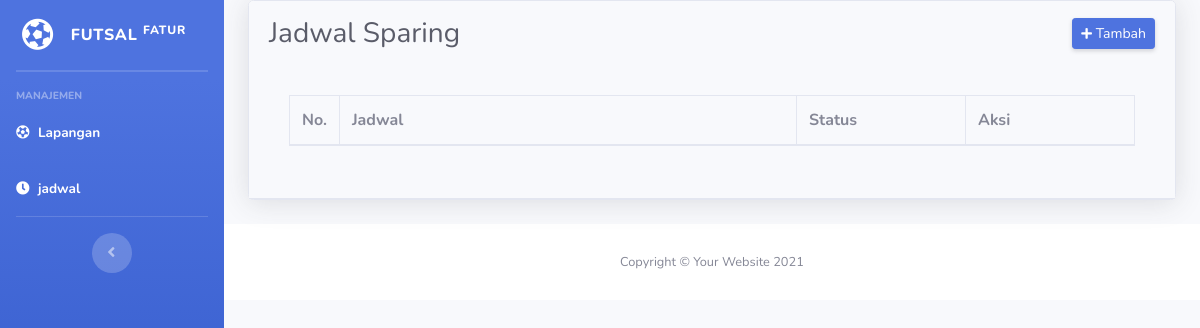
The page /index.php/admin/jadwal on the database as committed earlier.
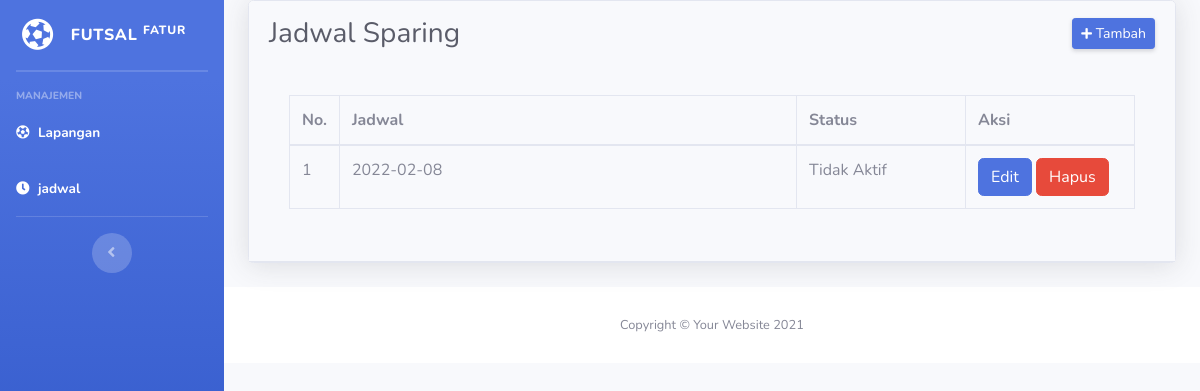
The same page on the database as committed later.
### tables this page shows
CREATE TABLE `tb_jadwal` (
  `id` int(11) NOT NULL,
  `jadwal` varchar(20) NOT NULL,
  `status` int(1) NOT NULL
);

### application/controllers/Admin.php (called while the page is built, shortened)
<?php
class Admin extends CI_Controller {
	public function jadwal(){
		$this->load->model('Model_jadwal');
		$data['jadwal'] = $this->Model_jadwal->lihat();
		$this->load->view('admin/head');
		$this->load->view('admin/sidebar');
		$this->load->view('admin/jadwal',$data);
		$this->load->view('admin/foot');
	}
}

### index.php (called while the page is built, shortened)
<?php
require_once BASEPATH.'core/CodeIgniter.php';

### application/models/Model_jadwal.php (called while the page is built, shortened)
<?php
class Model_jadwal extends CI_Model {
	function lihat(){
		return $this->db->query("SELECT * FROM tb_jadwal")->result();
	}
}

### application/views/admin/jadwal.php (the view, shortened to what this page needs)
<div class="card shadow mb-4">
	<div class="card-header py-3">
		<div class="d-sm-flex align-items-center justify-content-between mb-4">
            <h1 class="h3 mb-0 text-gray-800">Jadwal Sparing</h1>
            <a href="<?= base_url('admin/tambah_jadwal') ?>" class="d-none d-sm-inline-block btn btn-sm btn-primary shadow-sm"><i
                    class="fas fa-plus fa-sm"></i> Tambah</a>
        </div>
	<div class="card-body">
	    <div class="table-responsive">
	        <table class="table table-bordered" id="dataTable" width="100%" cellspacing="0">
				<thead>
					<tr>
						<th style="width:10px">No.</th>
						<th>Jadwal</th>
						<th style="width:20%">Status</th>
						<th style="width:20%">Aksi</th>
					</tr>
				</thead>
				<tbody>
					<?php
					$no = 1;
					foreach ($jadwal as $d) { ?>
					<tr>
						<td><?= $no++ ?></td>
						<td><?= $d->jadwal ?></td>
						<td>
							<?php
								if ($d->status == 1) {
									echo "Aktif";
								} else {
									echo "Tidak Aktif";
								}
							?>
						</td>
						<td>
							<a class="btn btn-primary" href="<?= base_url('admin/edit_jadwal/').$d->id ?>">Edit</a>
							<a class="btn btn-danger" href="<?= base_url('admin/hapus_jadwal/').$d->id ?>">Hapus</a>
						</td>
					</tr>
					<?php } ?>
				</tbody>
			</table>
		</div>
	</div>
</div>

Rows that differ between the two databases and show on the page:
added tb_jadwal: jadwal "2022-02-08", status "Tidak Aktif"
